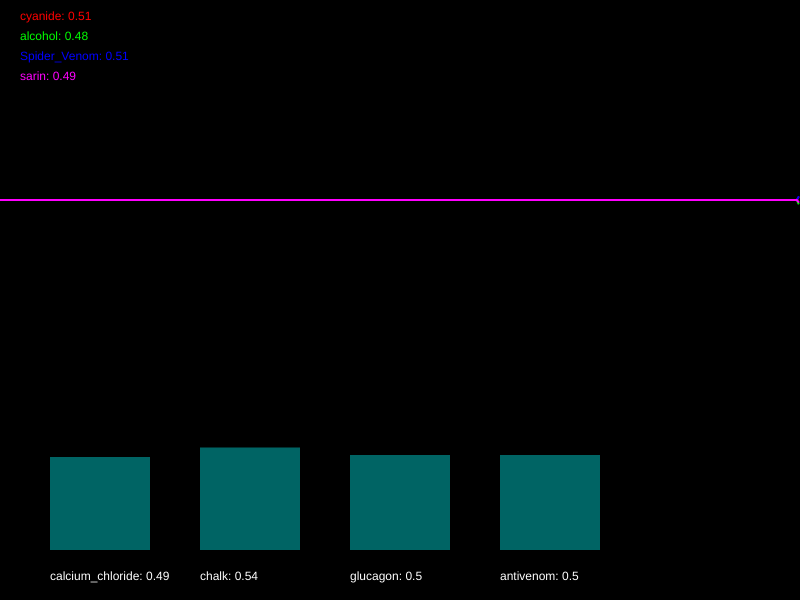
Frame 1 (no input)
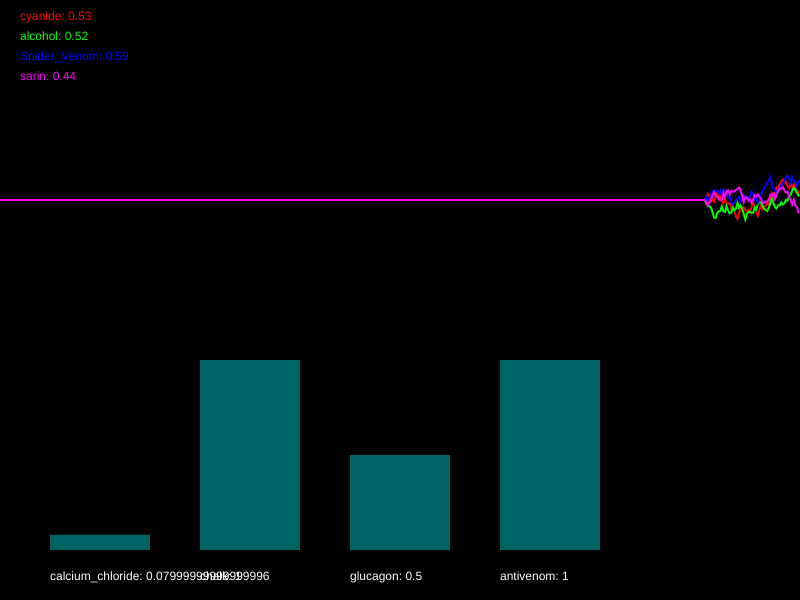
Frame 60 (no input)
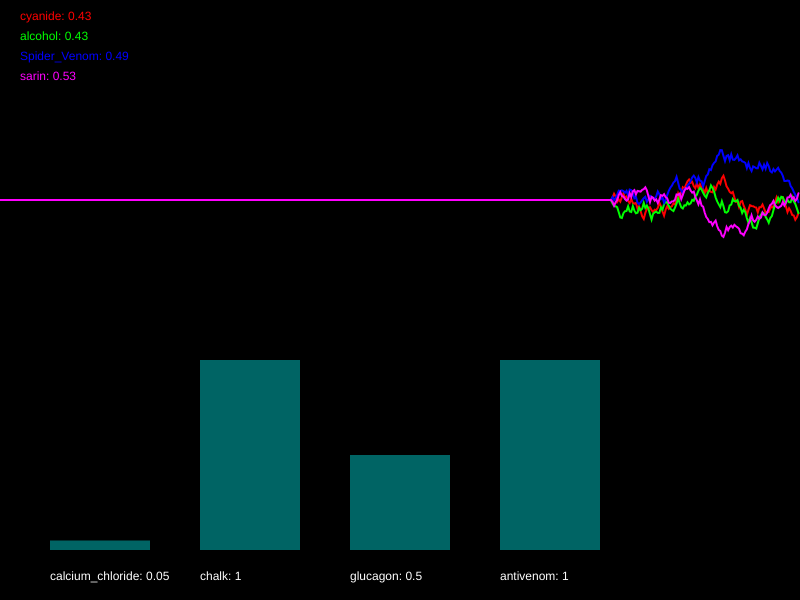
Frame 120 (the mouse pressed at the canvas centre since frame 60)

The p5.js sketch that drew these frames (run headless with seeded random() and noise() and a simulated clock; from frame 60 on, the mouse is pressed at the canvas centre):

// p5.js sketch
// ── sketch.js
/*

Officer: 3494377
CaseNum: 401-1-52062463-3494377

Case 401 - The Case of Norbert's Weiner Stand
Stage 2 - Toxic Burrito

Norbert is at it again. This time he’s set up a burrito stall and is lacing burritos
with his foul toxin. The chaos is spreading. People are dropping like flies and burrito
sales have fallen through the floor. To make matters worse it seems Norbert has cottoned
on to our methods and has upped the complexity of his poison. You’ll find the antidote
harder to develop this time. So kid, head down to the lab and get working.

You must develop the antidote by using conditional statements in the draw loop to
do the following.

	- If cyanide goes above 0.45 or alcohol goes above 0.74, reduce calcium_chloride by 0.02
	- If sarin dips below 0.69 or Spider_Venom goes above 0.7, increase calcium_chloride by 0.01
	- When Spider_Venom dips below 0.47 or alcohol goes above 0.56, try decreasing chalk by 0.01
	- If cyanide dips below 0.71 and sarin dips below 0.73, try increasing chalk by 0.04
	- If cyanide goes above 0.26, decrease glucagon by 0.01
	- When Spider_Venom goes above 0.34, raise glucagon by 0.01
	- If cyanide dips below 0.38, try decreasing antivenom by 0.04
	- If alcohol dips below 0.49 and Spider_Venom goes above 0.4, increase antivenom by 0.02


Your conditional statements should:

consider the following poisons:

	- cyanide
	- alcohol
	- Spider_Venom
	- sarin


and modify the following antidotes:

	- calcium_chloride
	- chalk
	- glucagon
	- antivenom


- There are many ways to complete this task but you should only use the
following commands:

	if(){}
	+=
	-=

*/

//Declare the poison variables
var cyanide;
var alcohol;
var Spider_Venom;
var sarin;


//Declare the antidote variables
var calcium_chloride;
var chalk;
var glucagon;
var antivenom;


//This variable is used for drawing the graph
var graphs;


function setup()
{

	createCanvas(800,600);
	strokeWeight(2);

	//initialise the poisons and antidotes
	cyanide = 0.5;
	alcohol = 0.5;
	Spider_Venom = 0.5;
	sarin = 0.5;
	calcium_chloride = 0.5;
	chalk = 0.5;
	glucagon = 0.5;
	antivenom = 0.5;


	//fills the graph with empty values
	graphs = [];

	for(var i = 0; i < 4; i++)
	{
		graphs.push([]);
		for(var j = 0; j < 512; j++)
		{
			graphs[i].push(0.5);
		}
	}

}

function draw()
{

	//Develop the antidote below
	//Write conditional statements to change the amount of each substance ...
        if(cyanide>0.45 || alcohol>0.74)
           {
            calcium_chloride -= 0.02
           }
        if(sarin<0.69 || Spider_Venom>0.7)
           {
            calcium_chloride += 0.01
           }
        if(Spider_Venom<0.47 || alcohol>0.56)
           {
            chalk -= 0.01
           }
        if(cyanide<0.71 && sarin<0.73)
           {
            chalk += 0.04
           }
        if(cyanide>0.26)
           {
            glucagon -= 0.01
           }
        if(Spider_Venom>0.34)
           {
            glucagon += 0.01
           }
        if(cyanide<0.38)
           {
            antivenom -= 0.04
           }
        if(alcohol<0.49 && Spider_Venom > 0.4)
           {
            antivenom += 0.02
           }


	//////////////////////////////////////////////////////

	//the code below generates new values using random numbers

	/*
		For testing, you might want to temporarily comment out
		these lines and set the same variables to constant values
		instead.
	*/

	cyanide = nextValue(graphs[0],cyanide);
	alcohol = nextValue(graphs[1],alcohol);
	Spider_Venom = nextValue(graphs[2],Spider_Venom);
	sarin = nextValue(graphs[3],sarin);


	calcium_chloride = constrain(calcium_chloride, 0, 1);
	chalk = constrain(chalk, 0, 1);
	glucagon = constrain(glucagon, 0, 1);
	antivenom = constrain(antivenom, 0, 1);


	///////// DO NOT CHANGE THE CODE BELOW ///////////

	//drawing code

	// set background
	background(0);
	noFill();

	//draw the graphs for the vitals
	var colors = [
	color(255, 0, 0),
	color(0, 255, 0),
	color(0, 0, 255),
	color(255, 0, 255),
	color(255, 255, 0),
	color(0, 255, 255)
	];

	for(var i = 0; i < graphs.length; i++)
	{
		stroke(colors[i]);
		drawGraph(graphs[i]);
	}

	//draw the poisons as text
	noStroke();
	fill(colors[0]);
	text('cyanide: ' + nf(cyanide,1,2), 20,20);
	fill(colors[1]);
	text('alcohol: ' + nf(alcohol,1,2), 20,40);
	fill(colors[2]);
	text('Spider_Venom: ' + nf(Spider_Venom,1,2), 20,60);
	fill(colors[3]);
	text('sarin: ' + nf(sarin,1,2), 20,80);


	//draw the antidotes bar chart
	drawBar(calcium_chloride,50,'calcium_chloride');
	drawBar(chalk,200,'chalk');
	drawBar(glucagon,350,'glucagon');
	drawBar(antivenom,500,'antivenom');


}

function nextValue(graph, val)
{
	//gets the next value for a vital and puts it in an array for drawing
	var delta = random(-0.03,0.03);

	val += delta;
	if(val > 1 || val < 0)
	{
		delta *= -1;
		val += delta * 2;
	}

	graph.push(val)
	graph.shift();
	return val;
}

function drawGraph(graph)
{
	//draws an array as a graph
	beginShape();
	for(var i = 0; i < graph.length; i++)
	{
			vertex(width * i/512, height * 0.5 - graph[i]* height/3)
	}
	endShape();
}


function drawBar(val, x, name)
{
	//draws the bars for bar chart
    noStroke();
    fill(0,100,100);
	var mh = height * 0.4 - 50;
	rect(x,(height - 50) - val*mh, 100, val*mh);
    fill(255);
	text(name + ": " + val, x, height - 20);
}
